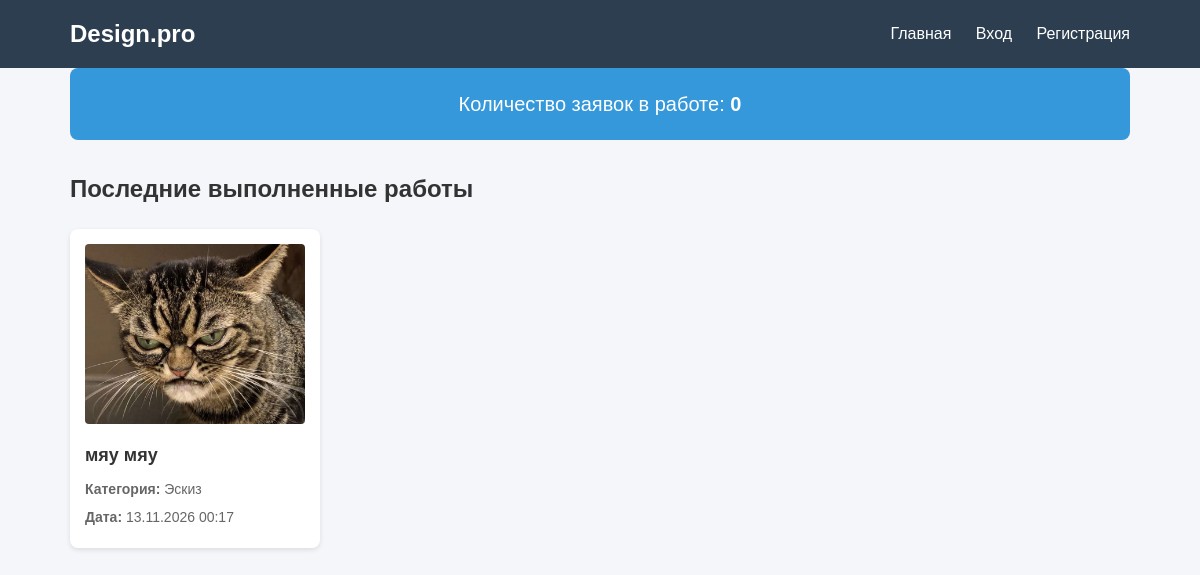
Before: / with the older database file.
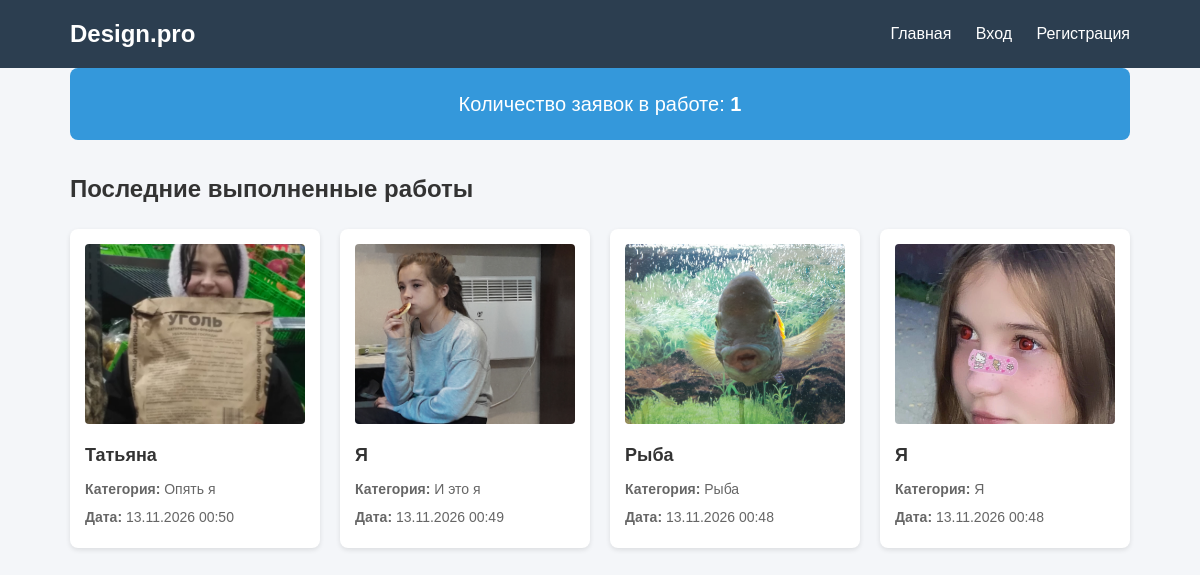
After: the same page with the newer database file.
### main/models.py (models this page shows, shortened)
class Application(models.Model):
    STATUS_CHOICES = [
        ('new', 'Новая'),
        ('in_progress', 'Принято в работу'),
        ('completed', 'Выполнено'),
    ]
    user = models.ForeignKey(User, on_delete=models.CASCADE, related_name='applications', verbose_name='Пользователь')
    title = models.CharField(max_length=200, verbose_name='Название')
    description = models.TextField(verbose_name='Описание')
    category = models.ForeignKey(Category, on_delete=models.CASCADE, related_name='applications', verbose_name='Категория')
    plan_image = models.ImageField(upload_to='plans/', verbose_name='Фото помещения или план')
    design_image = models.ImageField(upload_to='designs/', blank=True, null=True, verbose_name='Изображение дизайна')
    comment = models.TextField(blank=True, null=True, verbose_name='Комментарий администратора')
    status = models.CharField(max_length=20, choices=STATUS_CHOICES, default='new', verbose_name='Статус')
    created_at = models.DateTimeField(auto_now_add=True, verbose_name='Дата создания')
    class Meta:
        verbose_name = 'Заявка'
        verbose_name_plural = 'Заявки'
        ordering = ['-created_at']

class Category(models.Model):
    name = models.CharField(max_length=100, unique=True, verbose_name='Название категории')
    class Meta:
        verbose_name = 'Категория'
        verbose_name_plural = 'Категории'

### main/views.py (the view)
# urls.py: path('', views.index, name='index'),
def index(request):
    in_progress_count = Application.objects.filter(status='in_progress').count()
    completed_apps = Application.objects.filter(status='completed').order_by('-created_at')[:4]
    context = {
        'in_progress_count': in_progress_count,
        'completed_apps': completed_apps,
    }
    return render(request, 'main/index.html', context)

### main/templates/main/index.html (shortened to what this page needs)
{% extends 'main/base.html' %}
{% block content %}
    <div class="counter-box">
        Количество заявок в работе: <strong>{{ in_progress_count }}</strong>
    </div>
    <h2>Последние выполненные работы</h2>
    {% if completed_apps %}
        <div class="grid">
            {% for app in completed_apps %}
                <div class="card">
                    {% if app.design_image %}
                        <img src="{{ app.design_image.url }}" alt="{{ app.title }}">
                    {% endif %}
                    <h3>{{ app.title }}</h3>
                    <p><strong>Категория:</strong> {{ app.category.name }}</p>
                    <p><strong>Дата:</strong> {{ app.created_at|date:"d.m.Y H:i" }}</p>
                </div>
            {% endfor %}
        </div>
    {% else %}
        <p style="margin-top: 15px;">Выполненных работ пока нет.</p>
    {% endif %}
{% endblock %}

### main/templates/main/base.html (shortened to what this page needs)
{% load static %}
<!DOCTYPE html>
<html lang="ru">
<head>
    <link rel="stylesheet" href="{% static 'main/style.css' %}">
</head>
<body>
    <header>
        <div class="container nav-bar">
            <a href="{% url 'index' %}" class="logo">Design.pro</a>
                        <nav>
                            <a href="{% url 'index' %}">Главная</a>
                            {% if user.is_authenticated %}
                                {% if user.is_staff %}
                                    <a href="{% url 'admin_dashboard' %}">Панель администратора</a>
                                    <a href="{% url 'manage_categories' %}">Категории</a>
                                {% else %}
                                    <a href="{% url 'dashboard' %}">Личный кабинет</a>
                                    <a href="{% url 'create_application' %}">Создать заявку</a>
                                {% endif %}
                                <form action="{% url 'logout' %}" method="post" class="logout-form">
                                    {% csrf_token %}
                                    <button type="submit" class="logout-btn">Выход ({{ user.username }})</button>
                                </form>
                            {% else %}
                                <a href="{% url 'login' %}">Вход</a>
                                <a href="{% url 'register' %}">Регистрация</a>
                            {% endif %}
                        </nav>
        </div>
    </header>
    <main class="container">
        {% block content %}{% endblock %}
    </main>
</body>
</html>

### main/static/main/style.css (style rules this page uses)
* { box-sizing: border-box; margin: 0; padding: 0; }
body { font-family: Arial, sans-serif; line-height: 1.6; background-color: #f4f6f9; color: #333; }
header { background-color: #2c3e50; color: #fff; padding: 15px 0; }
.container { max-width: 1100px; margin: 0 auto; padding: 0 20px; }
.nav-bar { display: flex; justify-content: space-between; align-items: center; }
.logo { font-size: 24px; font-weight: bold; color: #fff; text-decoration: none; }
nav a { color: #fff; text-decoration: none; margin-left: 20px; font-weight: 500; }
main { padding: 30px 0; }
.counter-box { background: #3498db; color: #fff; padding: 20px; border-radius: 8px; margin-bottom: 30px; font-size: 20px; text-align: center; }
.grid { display: grid; grid-template-columns: repeat(auto-fill, minmax(240px, 1fr)); gap: 20px; margin-top: 20px; }
.card { background: #fff; border-radius: 8px; padding: 15px; box-shadow: 0 2px 5px rgba(0,0,0,0.1); }
.card img { width: 100%; height: 180px; object-fit: cover; border-radius: 4px; margin-bottom: 10px; }
.card h3 { margin-bottom: 8px; font-size: 18px; }
.card p { font-size: 14px; color: #666; margin-bottom: 5px; }

Changed rows visible on the page:
no longer on this page (row unchanged): Application: design_image (picture), title "мяу мяу", category.name "Эскиз", created_at "13.11.2026 00:17"
added Application: design_image (picture), title "Татьяна", category.name "Опять я", created_at "13.11.2026 00:50"
added Application: design_image (picture), title "Я", category.name "И это я", created_at "13.11.2026 00:49"
added Application: design_image (picture), title "Рыба", category.name "Рыба", created_at "13.11.2026 00:48"
added Application: design_image (picture), title "Я", category.name "Я", created_at "13.11.2026 00:48"
Other visible differences:
{{ in_progress_count }}: "0" → "1"
